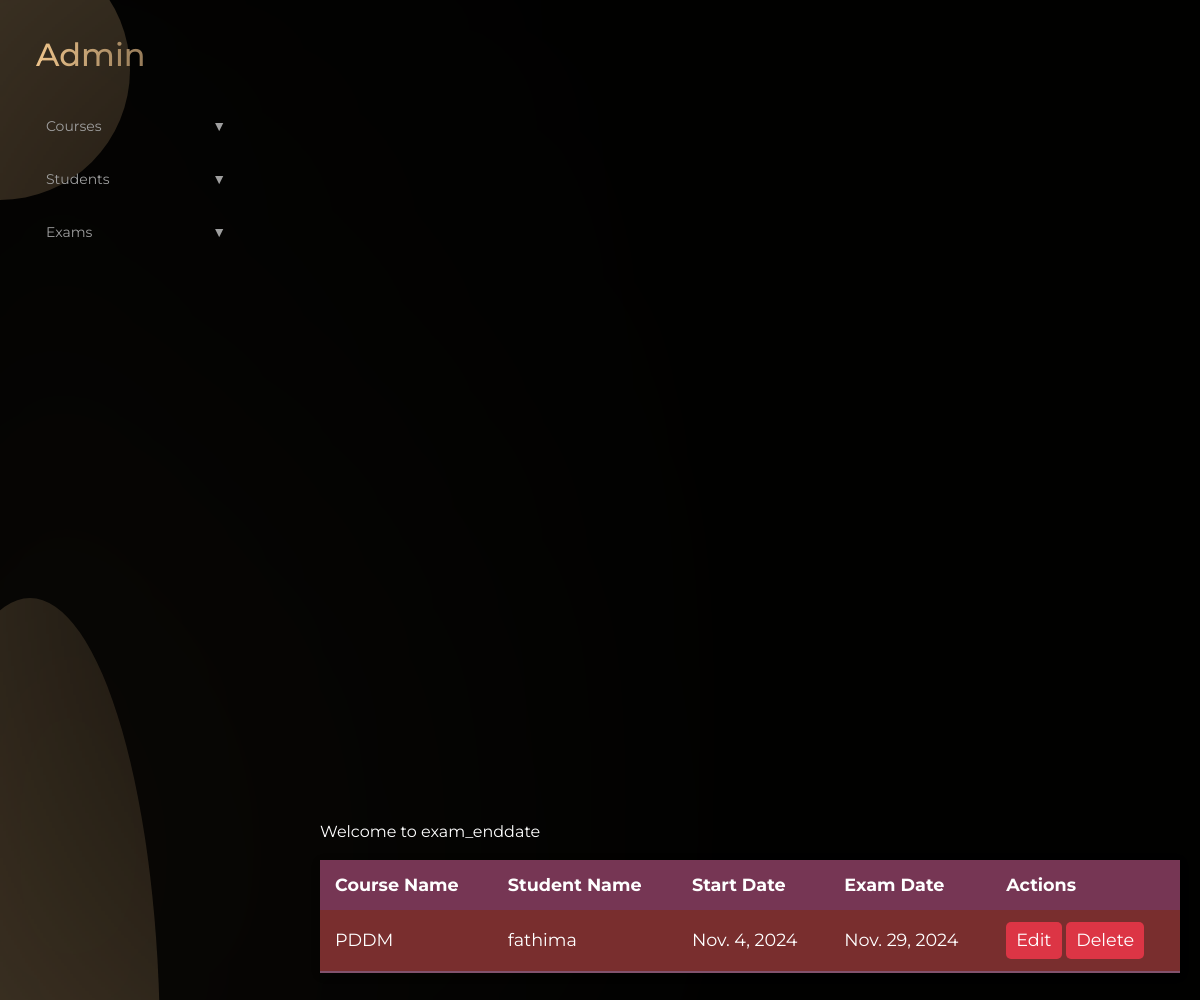
The app's page /view_examdate/ (signed in) with its own data.
### myapp/models.py (models this page shows, shortened)
class ExamSchedule(models.Model):
    course_name = models.CharField(max_length=100)
    student_name = models.CharField(max_length=100)
    start_date = models.DateField()
    exam_date = models.DateField()

### myapp/views.py (the view)
# urls.py: path('view_examdate/', views.view_examdate, name='view_examdate'),
@login_required(login_url='adminlogin')
def view_examdate(request):
    exam_data = ExamSchedule.objects.all()
    return render(request, 'admin/view_examdate.html', {'exam_data': exam_data})

### templates/admin/view_examdate.html (shortened to what this page needs)
<!DOCTYPE html>
<html>
<head>
    <link href="https://stackpath.bootstrapcdn.com/bootstrap/4.5.2/css/bootstrap.min.css" rel="stylesheet">
</head>
<!DOCTYPE html>
<html>
<head>
    <link href="https://stackpath.bootstrapcdn.com/bootstrap/4.5.2/css/bootstrap.min.css" rel="stylesheet">
</head>
<body>
    {% extends 'admin/dashboard.html' %}
    {% block mynav %}
    <p>Welcome to exam_enddate</p>
    <table>
        <thead>
            <tr>
                <th>Course Name</th>
                <th>Student Name</th>
                <th>Start Date</th>
                <th>Exam Date</th>
                <th>Actions</th>
            </tr>
        </thead>
        <tbody>
            {% for exam in exam_data %}
            <tr id="exam-{{ exam.id }}">
                <td>{{ exam.course_name }}</td>
                <td>{{ exam.student_name }}</td>
                <td>{{ exam.start_date }}</td>
                <td>{{ exam.exam_date }}</td>
                <td>
                    <button class="edit-btn" onclick="openEditModal({{ exam.id }}, '{{ exam.course_name }}', '{{ exam.student_name }}', '{{ exam.start_date }}', '{{ exam.exam_date }}')">Edit</button>
                    <button class="delete-btn" onclick="deleteExam({{ exam.id }})">Delete</button>
                </td>
            </tr>
            {% endfor %}
        </tbody>
    </table>
    {% endblock %}

### templates/admin/view_examdate.html (style rules this page uses)
body { font-family: Arial, sans-serif; background-color: #f4f4f9; }
table { width: 100%; border-collapse: collapse; margin-bottom: 100px; font-size: 1.1em; background-color: rgb(121, 46, 46); box-shadow: 0 2px 10px rgba(0, 0, 0, 0.1); }
table thead { background-color: #763654; color: white; }
table thead th { padding: 12px 15px; text-align: left; }
table tbody tr { border-bottom: 1px solid #514b0b; }
table tbody tr:last-of-type { border-bottom: 2px solid #835573ed; }
table tbody td { padding: 12px 15px; }
.delete-btn { background-color: #dc3545; }
.edit-btn, .delete-btn { cursor: pointer; color: white; padding: 5px 10px; border: none; border-radius: 5px; }
.delete-btn,.edit-btn { background-color: #dc3545; }

### templates/admin/dashboard.html (style rules this page uses)
* { font-family: "Montserrat", sans-serif; }
body { background: #010100; color: rgb(211, 200, 114); }
body::before, body::after { content: ''; position: fixed; width: 260px; background: #EEC48B; opacity: 0.3; border-radius: 50%; z-index: -2; }
body::before { height: 260px; top: -60px; left: 0; transform: translateX(-50%); }
body::after { height: 900px; bottom: 0px; left: -100px; transform: translateY(45%); }

### records on screen
ExamSchedule: course_name "PDDM", student_name "fathima", start_date "Nov. 4, 2024", exam_date "Nov. 29, 2024"
